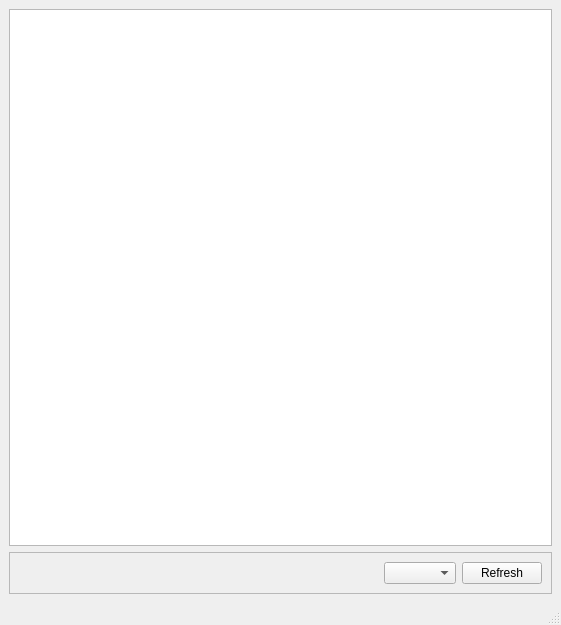
<?xml version="1.0" encoding="UTF-8"?>
<ui version="4.0">
 <class>MainWindow</class>
 <widget class="QMainWindow" name="MainWindow">
  <property name="geometry">
   <rect>
    <x>0</x>
    <y>0</y>
    <width>561</width>
    <height>625</height>
   </rect>
  </property>
  <property name="windowTitle">
   <string>MainWindow</string>
  </property>
  <widget class="QWidget" name="centralwidget">
   <layout class="QVBoxLayout" name="verticalLayout">
    <item>
     <widget class="QGraphicsView" name="g_view"/>
    </item>
    <item>
     <widget class="QFrame" name="frame">
      <property name="frameShape">
       <enum>QFrame::StyledPanel</enum>
      </property>
      <property name="frameShadow">
       <enum>QFrame::Raised</enum>
      </property>
      <layout class="QHBoxLayout" name="horizontalLayout">
       <item>
        <spacer name="horizontalSpacer">
         <property name="orientation">
          <enum>Qt::Horizontal</enum>
         </property>
         <property name="sizeHint" stdset="0">
          <size>
           <width>40</width>
           <height>20</height>
          </size>
         </property>
        </spacer>
       </item>
       <item>
        <widget class="QComboBox" name="portList"/>
       </item>
       <item>
        <widget class="QPushButton" name="portlistRefresh">
         <property name="text">
          <string>Refresh</string>
         </property>
        </widget>
       </item>
      </layout>
     </widget>
    </item>
   </layout>
  </widget>
  <widget class="QMenuBar" name="menubar">
   <property name="geometry">
    <rect>
     <x>0</x>
     <y>0</y>
     <width>561</width>
     <height>21</height>
    </rect>
   </property>
  </widget>
  <widget class="QStatusBar" name="statusbar"/>
 </widget>
 <resources/>
 <connections/>
</ui>
